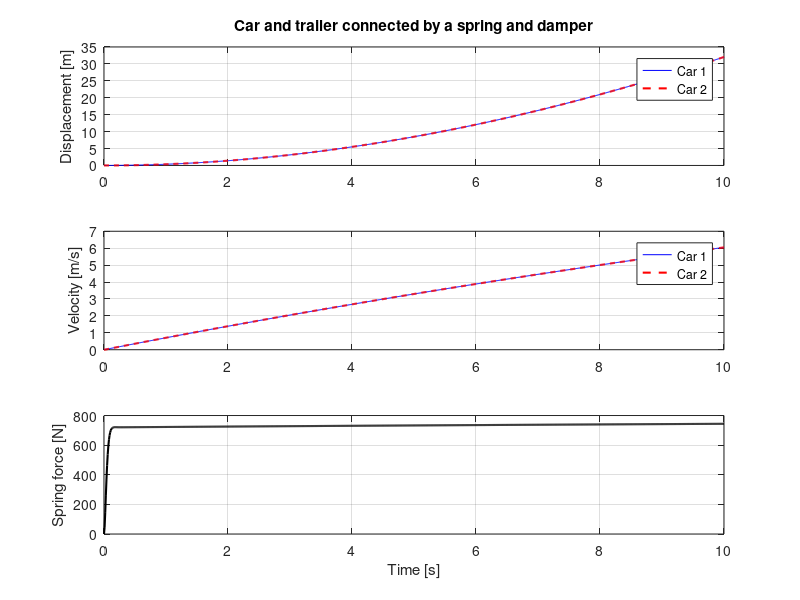

MATLAB code for this plot: (Note: this script raises an error after producing the figure.)


clear;
clc;
close all;

%% Parameters — replace with your measured values
m1 = 1500;       % Mass of car 1 [kg]
m2 = 1000;       % Mass of car 2 [kg]

b1 = 50;       % Resistance coefficient for car 1 [N*s/m]
b2 = 40;       % Resistance coefficient for car 2 [N*s/m]

k = 1e6;         % Spring stiffness [N/m]

c  = 44068;     % Koblingsdemper [N*s/m], ingen koblingsdemping ved c = 0
%% Applied for  e
F0 = 1800;       % Constant force on car 1 [N]
F = @(t) F0;

%% Initial conditions
% Order: [x1; v1; x2; v2]
y0 = [0; 0; 0; 0];

%% Equations of motion
% y(1) = x1
% y(2) = v1
% y(3) = x2
% y(4) = v2

dydt = @(t,y) [
    y(2);
    (F(t) - b1*y(2) - (k*(y(1)-y(3)) + c*(y(2)-y(4)))) / m1;
    y(4);
    ((k*(y(1)-y(3)) + c*(y(2)-y(4))) - b2*y(4)) / m2
];

%% Solve from 0 to 10 seconds
tspan = linspace(0, 10, 1001);

options = odeset('RelTol', 1e-7, 'AbsTol', 1e-9);
[t, y] = ode45(dydt, tspan, y0, options);

%% Extract results
x1 = y(:,1);
v1 = y(:,2);

x2 = y(:,3);
v2 = y(:,4);
%% Simulated displacements at t = 5 s
[~, idx5] = min(abs(t - 5));

fprintf('\nTime:    %.2f s\n', t(idx5));
fprintf('Car:     %.9f m\n', x1(idx5));
fprintf('Trailer: %.9f m\n', x2(idx5));

extension = x1 - x2;
spring_force = k * extension;

%% Plot results
graphFigure = figure;

subplot(3,1,1);
plot(t, x1, 'b', t, x2, 'r--', 'LineWidth', 1.5);
ylabel('Displacement [m]');
legend('Car 1', 'Car 2', 'Location', 'best');
title('Car and trailer connected by a spring and damper');
grid on;

subplot(3,1,2);
plot(t, v1, 'b', t, v2, 'r--', 'LineWidth', 1.5);
ylabel('Velocity [m/s]');
legend('Car 1', 'Car 2', 'Location', 'best');
grid on;

subplot(3,1,3);
plot(t, spring_force, 'k', 'LineWidth', 1.5);
xlabel('Time [s]');
ylabel('Spring force [N]');
grid on;


%% Export graph PDF, numeric PDF and CSV
[folder, name] = fileparts(mfilename('fullpath'));
out = fullfile(folder, 'results');
if ~isfolder(out), mkdir(out); end
values = table(t, x1, x2, v1, v2, extension, spring_force, ...
    'VariableNames', {'Time_s','X1_m','X2_m','V1_m_s','V2_m_s','Extension_m','SpringForce_N'});
writetable(values, fullfile(out, [name '_values.csv']));
writeValuesPDF(fullfile(out, [name '_values.pdf']), values);
exportgraphics(graphFigure, fullfile(out, [name '_graphs.pdf']), 'ContentType', 'vector');

%% Animate the two cars
% Uses the t, x1 and x2 values calculated above.

carLength = 0.12;     % Visual car length [m]
carHeight = 0.06;     % Visual car height [m]
L0 = 0.20;           % Unstretched spring length [m] (for drawing)

% Actual drawing positions:
% Car 2 starts behind car 1.
p2 = x2;
p1 = x1 + carLength + L0;

fig = figure('Name', 'Two-car simulation', 'Color', 'w');
ax = axes('Parent', fig);
hold(ax, 'on');
grid(ax, 'on');
axis(ax, 'equal');

xlabel(ax, 'Position along track [m]');
ylim(ax, [-0.04, 0.18]);

% The view follows the cars.
viewWidth = 1.0;

car2 = rectangle('Parent', ax, ...
    'Position', [p2(1), 0, carLength, carHeight], ...
    'FaceColor', [0.9 0.25 0.2], ...
    'Curvature', 0.15);

car1 = rectangle('Parent', ax, ...
    'Position', [p1(1), 0, carLength, carHeight], ...
    'FaceColor', [0.2 0.45 0.9], ...
    'Curvature', 0.15);

spring = plot(ax, NaN, NaN, 'k-', 'LineWidth', 1.5);

label1 = text(ax, p1(1), 0.09, 'Car 1', ...
    'HorizontalAlignment', 'center');
label2 = text(ax, p2(1), 0.09, 'Car 2', ...
    'HorizontalAlignment', 'center');

% Zigzag shape of the spring
nPoints = 25;
springY = (carHeight/2) * ones(1, nPoints);
springY(2:end-1) = carHeight/2 ...
    + 0.012 * (-1).^(1:nPoints-2);

%% Play animation at approximately real-time speed
frameStep = max(1, round((1/30) / mean(diff(t))));
clockStart = tic;

for j = 1:frameStep:length(t)
    if ~isgraphics(fig)
        break;
    end

    % Match animation time to simulation time.
    pause(max(0, (t(j)-t(1)) - toc(clockStart)));

    if ~isgraphics(fig)
        break;
    end

    set(car1, 'Position', ...
        [p1(j), 0, carLength, carHeight]);
    set(car2, 'Position', ...
        [p2(j), 0, carLength, carHeight]);

    % Spring connects the front of car 2 to the back of car 1.
    springX = linspace(p2(j)+carLength, p1(j), nPoints);
    set(spring, 'XData', springX, 'YData', springY);

    set(label1, 'Position', [p1(j)+carLength/2, 0.09, 0]);
    set(label2, 'Position', [p2(j)+carLength/2, 0.09, 0]);

    midpoint = (p1(j)+p2(j)+carLength)/2;
    xlim(ax, midpoint + [-viewWidth/2, viewWidth/2]);

    title(ax, sprintf('Time: %.2f s | Spring extension: %.3f m', ...
        t(j), x1(j)-x2(j)));

    drawnow;
end
function writeValuesPDF(destination,data)
    [~,reportName] = fileparts(destination);
    % Plain ASCII text on landscape A4 pages. Offsets are byte positions.
    rowsPerPage = 43;
    pages = ceil(height(data)/rowsPerPage);
    objects = cell(3+2*pages,1);
    objects{1} = '<< /Type /Catalog /Pages 2 0 R >>';
    pageIds = 4:2:(3+2*pages);
    objects{2} = sprintf('<< /Type /Pages /Count %d /Kids [%s] >>', ...
        pages,sprintf('%d 0 R ',pageIds));
    objects{3} = '<< /Type /Font /Subtype /Type1 /BaseFont /Courier >>';
    for page = 1:pages
        first = 1+(page-1)*rowsPerPage;
        last = min(first+rowsPerPage-1,height(data));
        id = pageIds(page);
        objects{id} = sprintf(['<< /Type /Page /Parent 2 0 R /MediaBox [0 0 842 595] ' ...
            '/Resources << /Font << /F1 3 0 R >> >> /Contents %d 0 R >>'],id+1);
        titleLine = sprintf('%s | samples %d-%d | page %d/%d',reportName,first,last,page,pages);
        headers = sprintf('%14s',data.Properties.VariableNames{:});
        lines = {['BT /F1 9 Tf 12 TL 24 565 Td (' titleLine ') Tj'], ...
            ['T* (' headers ') Tj']};
        for row = first:last
            lines{end+1} = ['T* (' sprintf('%14.6g',data{row,:}) ') Tj'];
        end
        stream = strjoin([lines,{'ET'}],newline);
        objects{id+1} = sprintf('<< /Length %d >>\nstream\n%s\nendstream',numel(stream),stream);
    end
    tmp = [tempname(fileparts(destination)) '.pdf'];
    fid = fopen(tmp,'wb');
    assert(fid ~= -1,'Could not open temporary PDF.');
    try
        fprintf(fid,'%%PDF-1.4\n');
        offsets = zeros(numel(objects),1);
        for id = 1:numel(objects)
            offsets(id) = ftell(fid);
            fprintf(fid,'%d 0 obj\n%s\nendobj\n',id,objects{id});
        end
        startxref = ftell(fid);
        fprintf(fid,'xref\n0 %d\n0000000000 65535 f \n',numel(objects)+1);
        fprintf(fid,'%010d 00000 n \n',offsets);
        fprintf(fid,'trailer\n<< /Size %d /Root 1 0 R >>\nstartxref\n%d\n%%%%EOF\n', ...
            numel(objects)+1,startxref);
        fclose(fid);
        fid = -1;
        movefile(tmp,destination,'f');
    catch err
        if fid ~= -1, fclose(fid); end
        if isfile(tmp), delete(tmp); end
        rethrow(err);
    end
end
